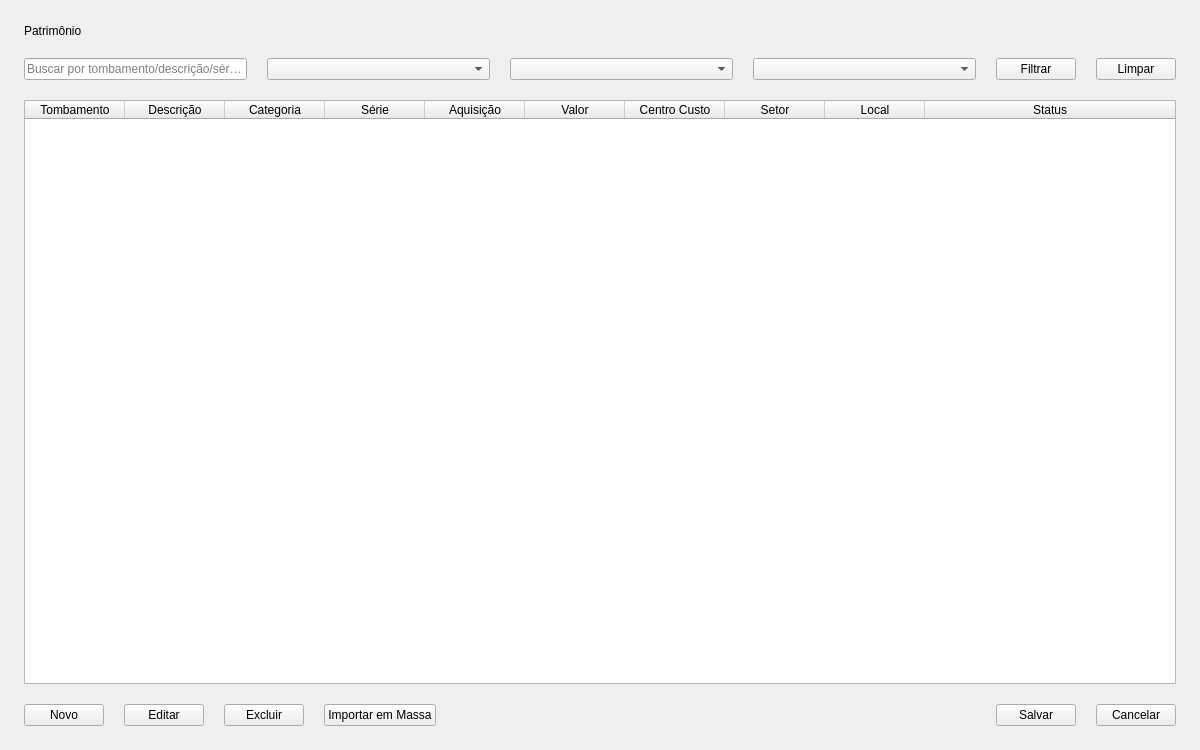
<?xml version="1.0" encoding="utf-8"?><ui version="4.0">
  <class>PatrimonioWindow</class>
  <widget class="QWidget" name="PatrimonioWindow">
    <property name="geometry">
      <rect>
        <x>0</x>
        <y>0</y>
        <width>1200</width>
        <height>750</height>
      </rect>
    </property>
    <property name="windowTitle">
      <string>Patrimônio</string>
    </property>
    <layout class="QVBoxLayout" name="verticalLayout">
      <property name="spacing">
        <number>20</number>
      </property>
      <property name="leftMargin">
        <number>24</number>
      </property>
      <property name="topMargin">
        <number>24</number>
      </property>
      <property name="rightMargin">
        <number>24</number>
      </property>
      <property name="bottomMargin">
        <number>24</number>
      </property>
      <item>
        <widget class="QLabel" name="lbl_title">
          <property name="text">
            <string>Patrimônio</string>
          </property>
          <property name="alignment">
            <set>Qt::AlignmentFlag::AlignLeft | Qt::AlignmentFlag::AlignVCenter</set>
          </property>
        </widget>
      </item>
      <item>
        <layout class="QHBoxLayout" name="filtersLayout">
          <property name="stretch">
            <string>3,1,1,1,0,0</string>
          </property>
          <item>
            <widget class="QLineEdit" name="le_busca">
              <property name="sizePolicy">
                <sizepolicy hsizetype="Expanding" vsizetype="Fixed">
                  <horstretch>0</horstretch>
                  <verstretch>0</verstretch>
                </sizepolicy>
              </property>
              <property name="placeholderText">
                <string>Buscar por tombamento/descrição/série...</string>
              </property>
            </widget>
          </item>
          <item>
            <widget class="QComboBox" name="cb_categoria">
              <property name="sizePolicy">
                <sizepolicy hsizetype="Expanding" vsizetype="Fixed">
                  <horstretch>0</horstretch>
                  <verstretch>0</verstretch>
                </sizepolicy>
              </property>
              <property name="placeholderText">
                <string>Categoria</string>
              </property>
              <item>
                <property name="text">
                  <string>Eletronico</string>
                </property>
              </item>
              <item>
                <property name="text">
                  <string>Imobilizado</string>
                </property>
              </item>
              <item>
                <property name="text">
                  <string>Movel</string>
                </property>
              </item>
              <item>
                <property name="text">
                  <string>Utilitarios</string>
                </property>
              </item>
            </widget>
          </item>
          <item>
            <widget class="QComboBox" name="cb_setor">
              <property name="sizePolicy">
                <sizepolicy hsizetype="Expanding" vsizetype="Fixed">
                  <horstretch>0</horstretch>
                  <verstretch>0</verstretch>
                </sizepolicy>
              </property>
              <property name="placeholderText">
                <string>Setor</string>
              </property>
            </widget>
          </item>
          <item>
            <widget class="QComboBox" name="cb_status">
              <property name="sizePolicy">
                <sizepolicy hsizetype="Expanding" vsizetype="Fixed">
                  <horstretch>0</horstretch>
                  <verstretch>0</verstretch>
                </sizepolicy>
              </property>
              <property name="placeholderText">
                <string>Status</string>
              </property>
            </widget>
          </item>
          <item>
            <widget class="QPushButton" name="btn_filtrar">
              <property name="text">
                <string>Filtrar</string>
              </property>
            </widget>
          </item>
          <item>
            <widget class="QPushButton" name="btn_limpar">
              <property name="text">
                <string>Limpar</string>
              </property>
            </widget>
          </item>
        </layout>
      </item>
      <item>
        <widget class="QTableWidget" name="tbl_patrimonio">
          <property name="editTriggers">
            <set>QAbstractItemView::EditTrigger::NoEditTriggers</set>
          </property>
          <property name="selectionBehavior">
            <enum>QAbstractItemView::SelectionBehavior::SelectRows</enum>
          </property>
          <property name="rowCount">
            <number>0</number>
          </property>
          <property name="columnCount">
            <number>10</number>
          </property>
          <column>
            <property name="text">
              <string>Tombamento</string>
            </property>
          </column>
          <column>
            <property name="text">
              <string>Descrição</string>
            </property>
          </column>
          <column>
            <property name="text">
              <string>Categoria</string>
            </property>
          </column>
          <column>
            <property name="text">
              <string>Série</string>
            </property>
          </column>
          <column>
            <property name="text">
              <string>Aquisição</string>
            </property>
          </column>
          <column>
            <property name="text">
              <string>Valor</string>
            </property>
          </column>
          <column>
            <property name="text">
              <string>Centro Custo</string>
            </property>
          </column>
          <column>
            <property name="text">
              <string>Setor</string>
            </property>
          </column>
          <column>
            <property name="text">
              <string>Local</string>
            </property>
          </column>
          <column>
            <property name="text">
              <string>Status</string>
            </property>
          </column>
          <attribute name="horizontalHeaderStretchLastSection">
            <bool>true</bool>
          </attribute>
          <attribute name="verticalHeaderVisible">
            <bool>false</bool>
          </attribute>
        </widget>
      </item>
      <item>
        <layout class="QHBoxLayout" name="actionsLayout">
          <item>
            <widget class="QPushButton" name="btn_novo">
              <property name="text">
                <string>Novo</string>
              </property>
            </widget>
          </item>
          <item>
            <widget class="QPushButton" name="btn_editar">
              <property name="text">
                <string>Editar</string>
              </property>
            </widget>
          </item>
          <item>
            <widget class="QPushButton" name="btn_excluir">
              <property name="text">
                <string>Excluir</string>
              </property>
            </widget>
          </item>
          <item>
            <widget class="QPushButton" name="btn_importar">
              <property name="text">
                <string>Importar em Massa</string>
              </property>
            </widget>
          </item>
          <item>
            <spacer name="hspacer">
              <property name="orientation">
                <enum>Qt::Orientation::Horizontal</enum>
              </property>
              <property name="sizeHint" stdset="0">
                <size>
                  <width>40</width>
                  <height>20</height>
                </size>
              </property>
            </spacer>
          </item>
          <item>
            <widget class="QPushButton" name="btn_salvar">
              <property name="text">
                <string>Salvar</string>
              </property>
            </widget>
          </item>
          <item>
            <widget class="QPushButton" name="btn_cancelar">
              <property name="text">
                <string>Cancelar</string>
              </property>
            </widget>
          </item>
        </layout>
      </item>
    </layout>
  </widget>
  <resources/>
  <connections/>
</ui>
